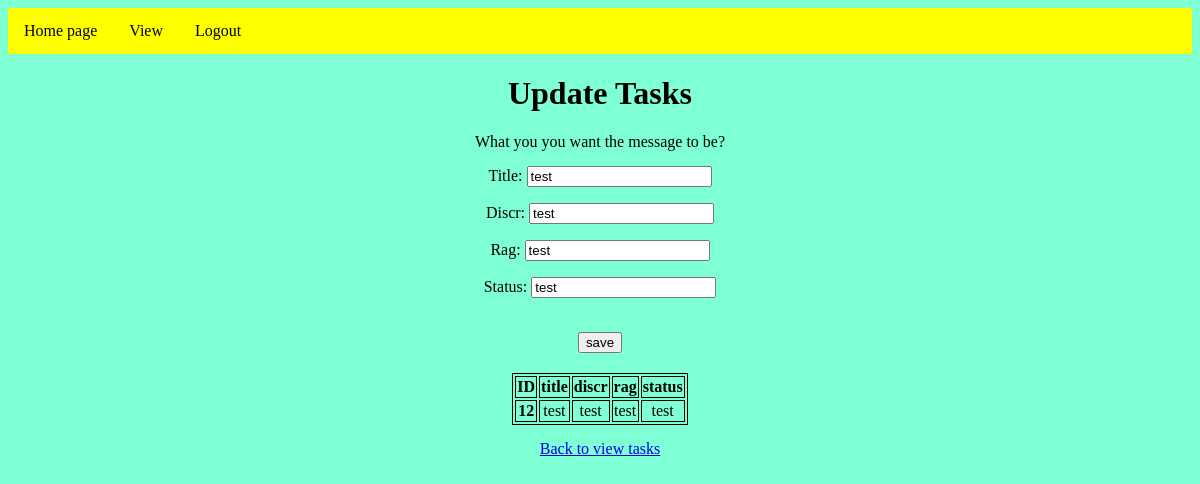
/view/update/12/ (signed in), run on the app's committed database.
### taskmanager/models.py (models this page shows, shortened)
class Task(models.Model):
    title = models.CharField(max_length=255)
    discr = models.CharField(max_length=255)
    rag = models.CharField(max_length=255)
    status = models.CharField(max_length=255)

### taskmanager/views.py (the view)
# urls.py: path("view/update/<pk>/", views.TaskUpdateView.as_view(), name="update"),
class TaskUpdateView(ContextDataMixim, LoginRequiredMixin, generic.UpdateView):
    model = Task
    title = "Update"
    template_name = "update.html"
    context_object_name = "task"
    fields = ["title", "discr", "rag", "status"]
    success_url = "/view"

### taskmanager/views.py (called while the page is built)
    def get_context_data(self, **kwargs: Any) -> dict[str, Any]:
        context = super().get_context_data(**kwargs)
        context["fields"] = Task._meta.fields
        return context

### taskmanager/templates/update.html (shortened to what this page needs)
{% extends 'base_layout.html' %}
{% load static %}
{% block content %}
<h1>Update Tasks </h1>
<form method="POST">
    <p>What you you want the message to be? </p>
    {{ form.as_p }}
    <br>
    <input type="submit" value="save">
</form>
{% endblock %}

### taskmanager/templates/base_layout.html (shortened to what this page needs)
{% load static %}
<!DOCTYPE html>
<html>
{% block head %}
<head>
    <link rel="stylesheet" href={% static "mainstatic.css" %}>
    <ul>
        <li><a href="{% url 'main' %}">Home page</a></li>
        <li><a href="/view">View</a></li>
        {% if user.is_authenticated %}
            <li><a href="{% url 'logout' %}">Logout</a></li>
        {% else %}
            <li><a href="{% url 'login' %}">Login</a></li>
        {% endif %}
    </ul>
</head>
{% endblock %}
    {% block content %}{% endblock %}
{% block table %}
<table class="center">
<tr>{% for field in fields %}<th>{{ field.verbose_name }}</th>{% endfor %}</tr>
<tr>
    <td><b>{{ task.id }}</b></td>
    <td>{{ task.title }}</td>
    <td>{{ task.discr }}</td>
    <td>{{ task.rag }}</td>
    <td>{{ task.status }}</td>
</tr>
</table>
<p><a href="/view">Back to view tasks</a></p>
{% endblock %}
</html>

### taskmanager/static/mainstatic.css (style rules this page uses)
table, th, td { border: 1px solid black; text-align: center; }
table.center { margin-left: auto; margin-right: auto; }
p { line-height: 1; }
ul { list-style-type: none; margin: 0; padding: 0; overflow: hidden; background-color: yellow; }
li { float: left; }
li a { display: block; color: black; text-align: center; padding: 14px 16px; text-decoration: none; }
h1, body { text-align: center; }

### data on the page
Task: title "test", discr "test", rag "test", status "test", id "12"

### other printed values
{{ field.verbose_name }} "ID" "title" "discr" "rag" "status"
